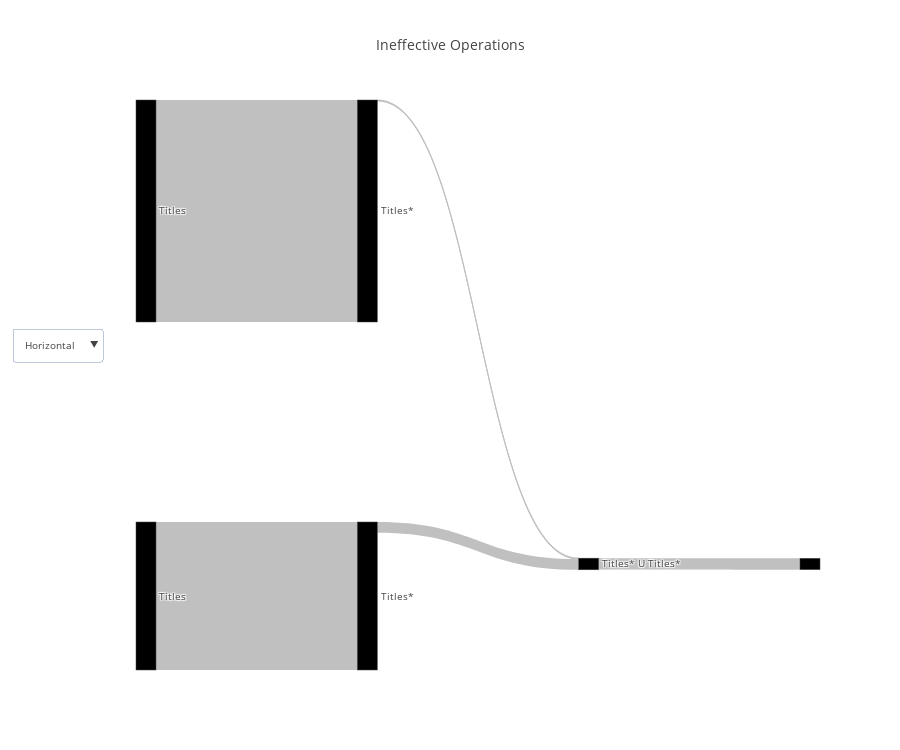

Notebook code for this chart:
### Code cell
cardinality_df = pd.read_csv("../proposal/data/fixed_ineffective_operation_query_flow_representation.csv")
query_renderer.vizualize(cardinality_df, title="Ineffective Operations", metrics=["actual_rows"], open_=False)

### Figure 1 — Plotly figure (JSON) as saved in the notebook; plotly's stock layout.template omitted (floating-point values rounded to 4 significant figures)
{"data": [{"link": {"color": ["silver", "silver", "silver", "silver", "silver"], "label": [null, "Filter condition: (titles_1.genres = 'Action'::text)", null, "Filter condition: (titles.genres = 'Comedy'::text)", null], "source": [0, 1, 2, 3, 4], "target": [1, 4, 3, 4, 5], "value": [3568850, 15538, 2379234, 171294, 181653]}, "node": {"color": [null, null, null, null, null], "label": ["Titles", "Titles*", "Titles", "Titles*", "Titles* U Titles*"], "pad": 200}, "orientation": "h", "type": "sankey", "valueformat": ",", "valuesuffix": [" Rows", " Rows", " Rows", " Rows", " Rows"]}], "layout": {"font": {"size": 10}, "height": 750, "title": "Ineffective Operations", "updatemenus": [{"buttons": [{"args": ["orientation", "h"], "label": "Horizontal", "method": "restyle"}, {"args": ["orientation", "v"], "label": "Vertical", "method": "restyle"}], "y": 0.6}]}}
